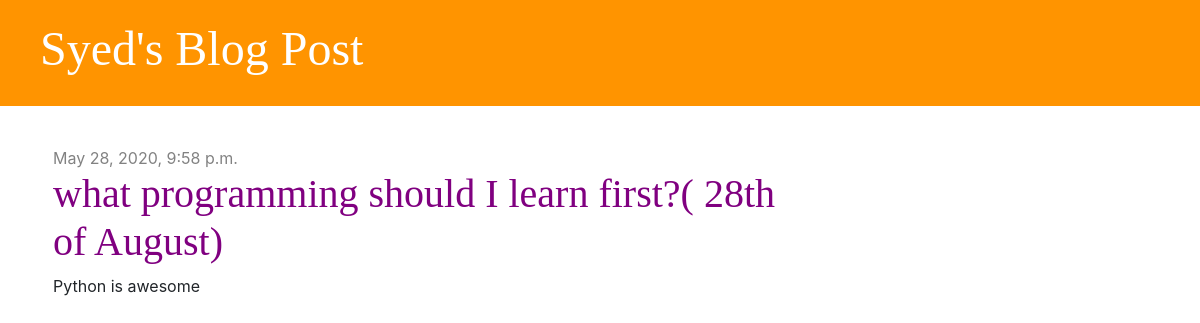
The app's page /post/2/, older data.
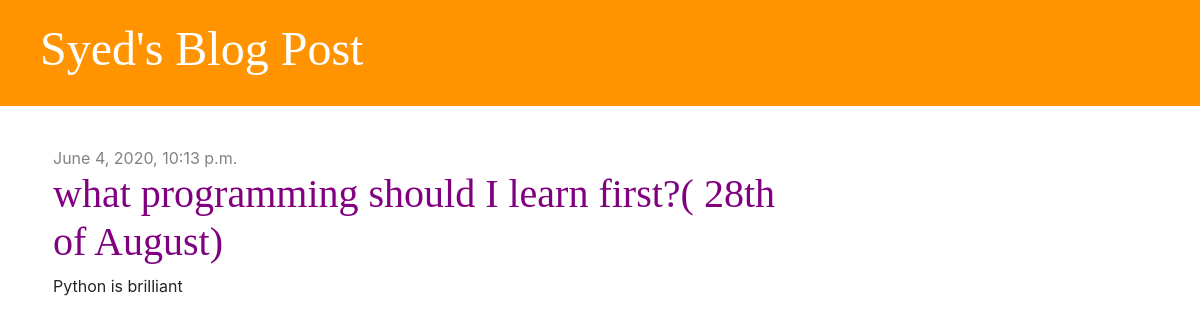
The same page, newer data.
### blog/models.py (models this page shows, shortened)
class Post(models.Model):
    auther=models.ForeignKey('auth.User',on_delete=models.CASCADE)
    title=models.CharField(max_length=200)
    text=models.TextField()
    created_date=models.DateTimeField(default=timezone.now)
    published_date=models.DateTimeField( blank=True, null=True)

### blog/views.py (the view)
# urls.py: path('post/<int:pk>/',views.post_detail, name='post_detail'),
def post_detail(request,pk):
    post= get_object_or_404(Post,pk=pk)
    stuff_for_frontend={'post':post}
    return render(request,'blog/post_detail.html',stuff_for_frontend)

### blog/templates/blog/post_detail.html (shortened to what this page needs)
{% extends 'blog/base.html'%}
{% block content %}
    <div class='post'>
        {% if post.published_date %}
        <div class='date'>
            {{post.published_date}}
        </div>
        {% endif %}
        <h1>{{post.title}}</h1>
        <p>{{post.text|linebreaksbr}}</p>
    </div>
{% endblock %}

Row changes from the older to the newer data that the page shows:
changed Post "what programming should I learn first?( 28th of August)": published_date "May 28, 2020, 9:58 p.m." → "June 4, 2020, 10:13 p.m."; text "Python is awesome" → "Python is brilliant"
